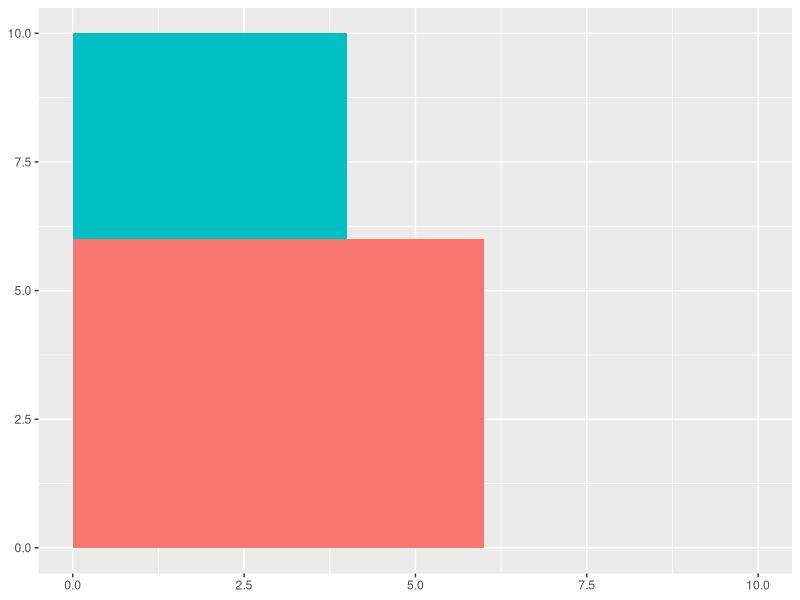
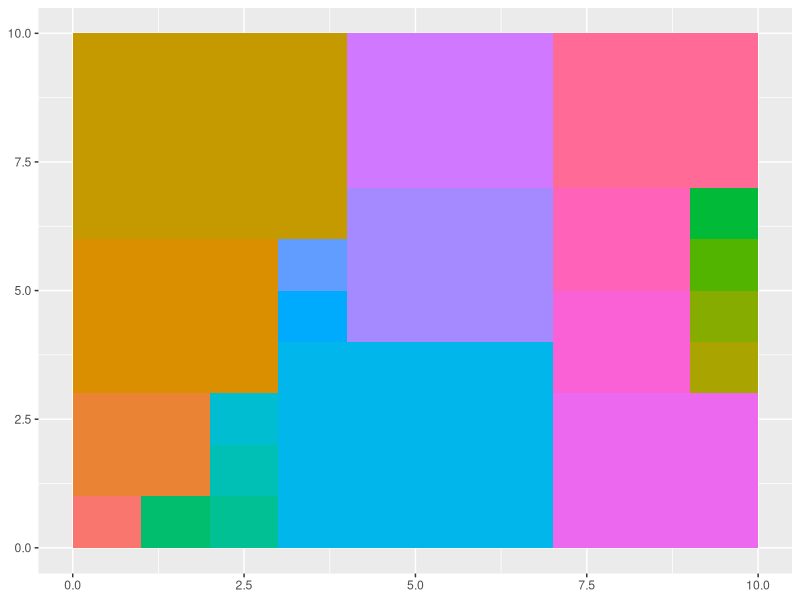

Write the R code that produced these figures, in order.
library(R6)
library(ggplot2)
library(glue)

square <- R6Class(
    "Square",
    public = list(
        side = NULL,
        area = NULL,
        coordinates = NULL,
        center = NULL,
        rotate_times = NULL,
        width = NULL,
        length = NULL,
        id = NULL,
        initialize = function(side, id = NULL) {
            stopifnot(is.numeric(side), length(side) == 1)
            self$side <- side
            self$width <- side
            self$length <- side
            self$coordinates <- self$calc_coordinates()
            self$center <- self$calc_center()
            self$area <- side * side
            self$rotate_times <- 1
        },
        set_side = function(val) {
            self$side <- val
            self$coordinates <- self$calc_coordinates()
        },
        calc_coordinates = function() {
            points <- list()
            points$p1 <- list(x = 0, y = 0)
            points$p2 <- list(x = 0, y = self$side)
            points$p3 <- list(x = self$side, y = 0)
            points$p4 <- list(x = self$side, y = self$side)
            points
        },
        calc_center = function() {
            point <- list(
                x = (self$coordinates$p1$x + self$coordinates$p4$x) / 2,
                y = (self$coordinates$p1$y + self$coordinates$p4$y) / 2
            )
            point
        },
        add_x = function(x0) {
            for (i in 1:length(self$coordinates)) {
                self$coordinates[[i]][[1]] <- (
                    self$coordinates[[i]][[1]] + x0
                )
            }
            self$center <- self$calc_center()
            self
        },
        add_y = function(y0) {
            for (i in 1:length(self$coordinates)) {
                self$coordinates[[i]][[2]] <- (
                    self$coordinates[[i]][[2]] + y0
                )
            }
            self$center <- self$calc_center()
            self
        },
        add_xy = function(x0, y0) {
            self$center <- self$add_x(x0)
            self$center <- self$add_y(y0)
            self$center <- self$calc_center()
            self
        }
    )
)

check_bounds <- function(sq, frame, x, y, len, width) {
    out <- TRUE
    for (cellx in 1:len) {
        for (celly in 1:width) {
            if (out) {
                y0 <- celly + y - 1
                x0 <- cellx + x - 1
                if (frame[x0, y0] != 0) {
                    out <- FALSE
                }
            }
        }
    }
    return(out)
}

square_canvas <- R6Class(
    "SquareCanvas",
    public = list(
        max_bound = NULL,
        contents = NULL,
        frame_override = NULL,
        validate = NULL,
        rotation = NULL,
        frame = NULL,
        x_max = NULL,
        x_min = NULL,
        y_max = NULL,
        y_min = NULL,
        initialize = function(max_bound = 10,
                              contents = list(),
                              frame_override = NULL,
                              validate = TRUE,
                              allow_rotation = FALSE) {
            self$max_bound <- max_bound
            if (is.null(frame_override)) {
                self$frame <- matrix(0, self$max_bound, self$max_bound)
            } else {
                self$frame <- frame_override
            }
            self$x_max <- dim(self$frame)[1]
            self$y_max <- dim(self$frame)[2]
            self$x_min <- 0
            self$y_min <- 0
            self$rotation <- allow_rotation
            # sorted contents?
            for (sq in contents) {
                self$add_contents(sq)
            }
            if (validate) {
                self$check_all_filled(contents)
            }
        },
        add_contents = function(sq) {
            placed <- FALSE
            max_rotate <- ifelse(self$rotation, sq$rotate_times, 1)
            for (rot in 1:max_rotate) {
                if (!placed) {
                    if ((class(square$new(6)) != "Square")[1]) {
                        sq$rotate(90 * rot)
                    }
                    len <- sq$width
                    width <- sq$length
                    for (x in 1:nrow(self$frame)) {
                        for (y in 1:ncol(self$frame)) {
                            if (
                                (!placed) &
                                    (self$frame[x, y] == 0) &
                                    !(((x + len - 1) > self$x_max) & ((x + len) > 0)) &
                                    !(((y + width - 1) > self$y_max) & ((y + width < 0)))
                            ) {
                                fit <- check_bounds(sq, self$frame, x, y, len, width)

                                if (fit) {
                                    self$contents <- c(self$contents, sq)
                                    sq$add_xy(x, y)
                                    placed <- TRUE
                                    for (cellx in 1:len) {
                                        for (celly in 1:width) {
                                            y0 <- celly + y - 1
                                            x0 <- cellx + x - 1
                                            self$frame[x0, y0] <- length(self$contents)
                                        }
                                    }
                                }
                            }
                        }
                    }
                }
            }
            if (!placed) {
                print("Sq not placed...")
            }
        },
        x_list = function() {
            return(
                sapply(
                    self$contents,
                    function(x) {
                        x$center[1]
                    }
                )
            )
        },
        y_list = function() {
            return(
                sapply(
                    self$contents,
                    function(x) {
                        x$center[2]
                    }
                )
            )
        },
        center_list = function() {
            return(
                sapply(
                    self$contents,
                    function(x) {
                        x$center
                    }
                )
            )
        },
        generate_ggplot = function(show_text = TRUE,
                                   palette = NULL) {
            coords <- sapply(self$contents, function(x) {
                x
            })
            x_min <- sapply(coords, function(x) {
                x$coordinates$p1$x - 1
            })
            x_max <- sapply(coords, function(x) {
                x$coordinates$p4$x - 1
            })
            y_min <- sapply(coords, function(x) {
                x$coordinates$p1$y - 1
            })
            y_max <- sapply(coords, function(x) {
                x$coordinates$p4$y - 1
            })
            col <- sapply(
                paste(
                    lapply(coords, function(x) {
                        paste(x$coordinates)
                    })
                ), paste
            )
            df <- data.frame(
                x_min = x_min,
                x_max = x_max,
                y_min = y_min,
                y_max = y_max
            )
            pl <- ggplot(df) +
                xlim(
                    self$x_min, self$x_max
                ) +
                ylim(
                    self$y_min, self$y_max
                )

            pl <- pl +
                geom_rect(
                    xmin = x_min,
                    ymin = y_min,
                    xmax = x_max,
                    ymax = y_max,
                    aes(fill = col)
                ) +
                theme(legend.position = "none")
            return(pl)
        },
        check_all_filled = function(val) {
        }
    )
)

s1 <- square$new(side = 3)
message <- glue(
    "first point x-value {s1$coordinates$p1$x}\n",
    "square side: {s1$side}\n",
    "square area: {s1$area}\n",
    "square center x-value: {s1$center$x}\n"
)
print(message)


s1$add_x(x0 = 2)$add_xy(x0 = 1, y0 = 2)
print(glue("Moved squared (+x2) (+x1, +y2) points:\n"))
print(s1)
print(s1$coordinates, sep = "")


a_square <- square_canvas$new(contents = c(square$new(6), square$new(4)))

b_square  <- square_canvas$new(
    contents = sapply(
      c(
        c(1, 2, 3, 4, 4, 3, 3, 3, 2, 1, 2, 3, 1),
        rep(c(1), 8)
      ), square$new)
  )

print(a_square$frame)
print(a_square$generate_ggplot())

print(b_square$frame)
print(b_square$generate_ggplot())